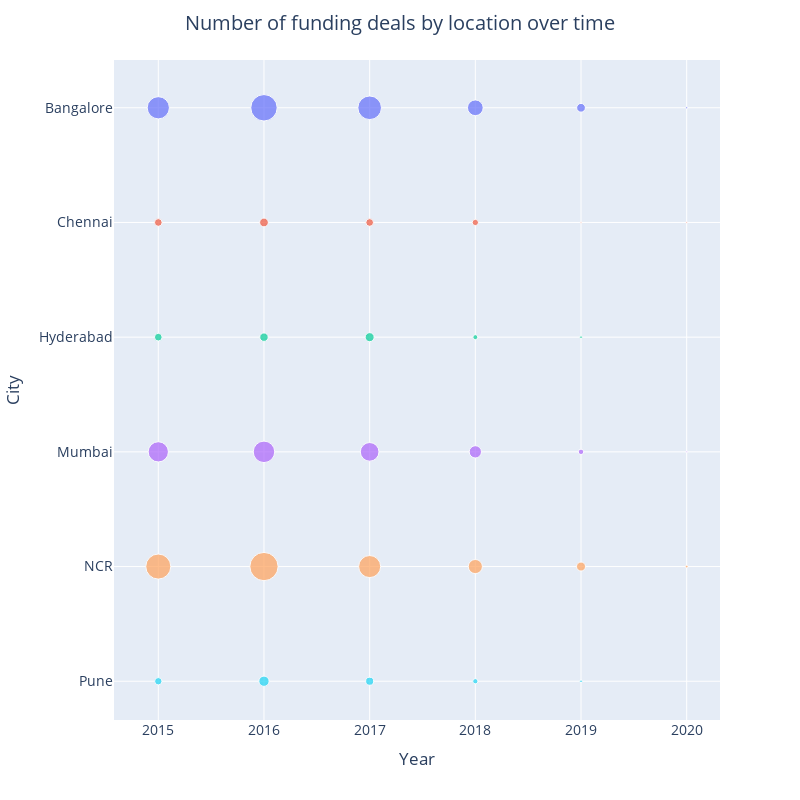

Source (notebook cell):
### Code cell
temp_df = df.groupby(["City", "year"])["CleanedAmount"].agg(["size", "mean"]).reset_index()
cities_to_use = ["Bangalore", "NCR", "Mumbai", "Chennai", "Pune", "Hyderabad"]
temp_df = temp_df[temp_df["City"].isin(cities_to_use)]
temp_df.columns = ["City", "Year", "Count", "Mean"]

fig = px.scatter(temp_df, x = "Year", y = "City", color = "City", size = "Count")
layout = go.Layout(
    title = go.layout.Title(
        text = "Number of funding deals by location over time",
        x = 0.5
    ),
    font = dict(size = 14),
    width = 800,
    height = 800,
    showlegend = False
)

fig.update_layout(layout)
fig.show()

### Figure 1 — Plotly figure (JSON) as saved in the notebook; plotly's stock layout.template omitted (floating-point values rounded to 4 significant figures)
{"data": [{"hovertemplate": "City=%{y}<br>Year=%{x}<br>Count=%{marker.size}<extra></extra>", "legendgroup": "Bangalore", "marker": {"color": "#636efa", "size": [200, 283, 226, 100, 31, 2], "sizemode": "area", "sizeref": 0.81, "symbol": "circle"}, "mode": "markers", "name": "Bangalore", "orientation": "h", "showlegend": true, "type": "scatter", "x": [2015, 2016, 2017, 2018, 2019, 2020], "xaxis": "x", "y": ["Bangalore", "Bangalore", "Bangalore", "Bangalore", "Bangalore", "Bangalore"], "yaxis": "y"}, {"hovertemplate": "City=%{y}<br>Year=%{x}<br>Count=%{marker.size}<extra></extra>", "legendgroup": "Chennai", "marker": {"color": "#EF553B", "size": [24, 31, 24, 16, 1, 1], "sizemode": "area", "sizeref": 0.81, "symbol": "circle"}, "mode": "markers", "name": "Chennai", "orientation": "h", "showlegend": true, "type": "scatter", "x": [2015, 2016, 2017, 2018, 2019, 2020], "xaxis": "x", "y": ["Chennai", "Chennai", "Chennai", "Chennai", "Chennai", "Chennai"], "yaxis": "y"}, {"hovertemplate": "City=%{y}<br>Year=%{x}<br>Count=%{marker.size}<extra></extra>", "legendgroup": "Hyderabad", "marker": {"color": "#00cc96", "size": [24, 29, 33, 10, 3], "sizemode": "area", "sizeref": 0.81, "symbol": "circle"}, "mode": "markers", "name": "Hyderabad", "orientation": "h", "showlegend": true, "type": "scatter", "x": [2015, 2016, 2017, 2018, 2019], "xaxis": "x", "y": ["Hyderabad", "Hyderabad", "Hyderabad", "Hyderabad", "Hyderabad"], "yaxis": "y"}, {"hovertemplate": "City=%{y}<br>Year=%{x}<br>Count=%{marker.size}<extra></extra>", "legendgroup": "Mumbai", "marker": {"color": "#ab63fa", "size": [166, 187, 141, 61, 12, 1], "sizemode": "area", "sizeref": 0.81, "symbol": "circle"}, "mode": "markers", "name": "Mumbai", "orientation": "h", "showlegend": true, "type": "scatter", "x": [2015, 2016, 2017, 2018, 2019, 2020], "xaxis": "x", "y": ["Mumbai", "Mumbai", "Mumbai", "Mumbai", "Mumbai", "Mumbai"], "yaxis": "y"}, {"hovertemplate": "City=%{y}<br>Year=%{x}<br>Count=%{marker.size}<extra></extra>", "legendgroup": "NCR", "marker": {"color": "#FFA15A", "size": [254, 324, 197, 81, 33, 3], "sizemode": "area", "sizeref": 0.81, "symbol": "circle"}, "mode": "markers", "name": "NCR", "orientation": "h", "showlegend": true, "type": "scatter", "x": [2015, 2016, 2017, 2018, 2019, 2020], "xaxis": "x", "y": ["NCR", "NCR", "NCR", "NCR", "NCR", "NCR"], "yaxis": "y"}, {"hovertemplate": "City=%{y}<br>Year=%{x}<br>Count=%{marker.size}<extra></extra>", "legendgroup": "Pune", "marker": {"color": "#19d3f3", "size": [22, 43, 26, 11, 3], "sizemode": "area", "sizeref": 0.81, "symbol": "circle"}, "mode": "markers", "name": "Pune", "orientation": "h", "showlegend": true, "type": "scatter", "x": [2015, 2016, 2017, 2018, 2019], "xaxis": "x", "y": ["Pune", "Pune", "Pune", "Pune", "Pune"], "yaxis": "y"}], "layout": {"font": {"size": 14}, "height": 800, "legend": {"itemsizing": "constant", "title": {"text": "City"}, "tracegroupgap": 0}, "margin": {"t": 60}, "showlegend": false, "title": {"text": "Number of funding deals by location over time", "x": 0.5}, "width": 800, "xaxis": {"anchor": "y", "domain": [0, 1], "title": {"text": "Year"}}, "yaxis": {"anchor": "x", "categoryarray": ["Pune", "NCR", "Mumbai", "Hyderabad", "Chennai", "Bangalore"], "categoryorder": "array", "domain": [0, 1], "title": {"text": "City"}}}}
